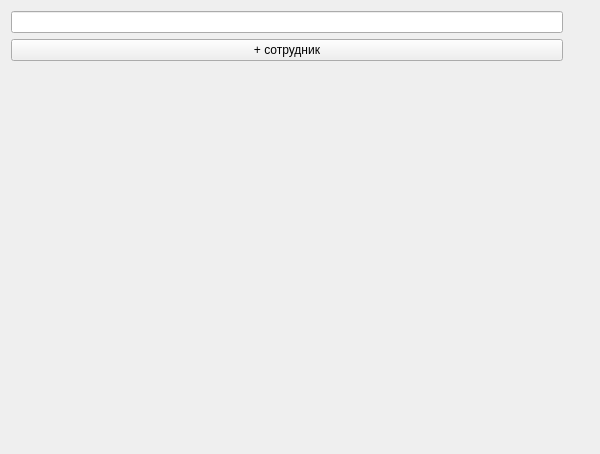
<?xml version="1.0" encoding="UTF-8"?>
<ui version="4.0">
 <class>mainwindow</class>
 <widget class="QWidget" name="mainwindow">
  <property name="geometry">
   <rect>
    <x>0</x>
    <y>0</y>
    <width>600</width>
    <height>454</height>
   </rect>
  </property>
  <property name="minimumSize">
   <size>
    <width>600</width>
    <height>0</height>
   </size>
  </property>
  <property name="windowTitle">
   <string>Form</string>
  </property>
  <layout class="QGridLayout" name="gridLayout">
   <item row="0" column="0">
    <layout class="QHBoxLayout" name="central_layout">
     <property name="sizeConstraint">
      <enum>QLayout::SetDefaultConstraint</enum>
     </property>
     <item>
      <layout class="QVBoxLayout" name="left_panel" stretch="1,0,0">
       <property name="sizeConstraint">
        <enum>QLayout::SetMaximumSize</enum>
       </property>
       <item>
        <widget class="QLineEdit" name="search_bx"/>
       </item>
       <item>
        <widget class="QPushButton" name="add_new_person_btn">
         <property name="text">
          <string>+ сотрудник</string>
         </property>
        </widget>
       </item>
       <item>
        <spacer name="verticalSpacer">
         <property name="orientation">
          <enum>Qt::Vertical</enum>
         </property>
         <property name="sizeHint" stdset="0">
          <size>
           <width>20</width>
           <height>40</height>
          </size>
         </property>
        </spacer>
       </item>
      </layout>
     </item>
     <item>
      <layout class="QVBoxLayout" name="right_panel" stretch="0,0">
       <property name="sizeConstraint">
        <enum>QLayout::SetMaximumSize</enum>
       </property>
       <item>
        <widget class="QLabel" name="fullname_lbl">
         <property name="text">
          <string/>
         </property>
        </widget>
       </item>
       <item>
        <spacer name="verticalSpacer_2">
         <property name="orientation">
          <enum>Qt::Vertical</enum>
         </property>
         <property name="sizeHint" stdset="0">
          <size>
           <width>20</width>
           <height>40</height>
          </size>
         </property>
        </spacer>
       </item>
      </layout>
     </item>
    </layout>
   </item>
  </layout>
 </widget>
 <resources/>
 <connections/>
</ui>
